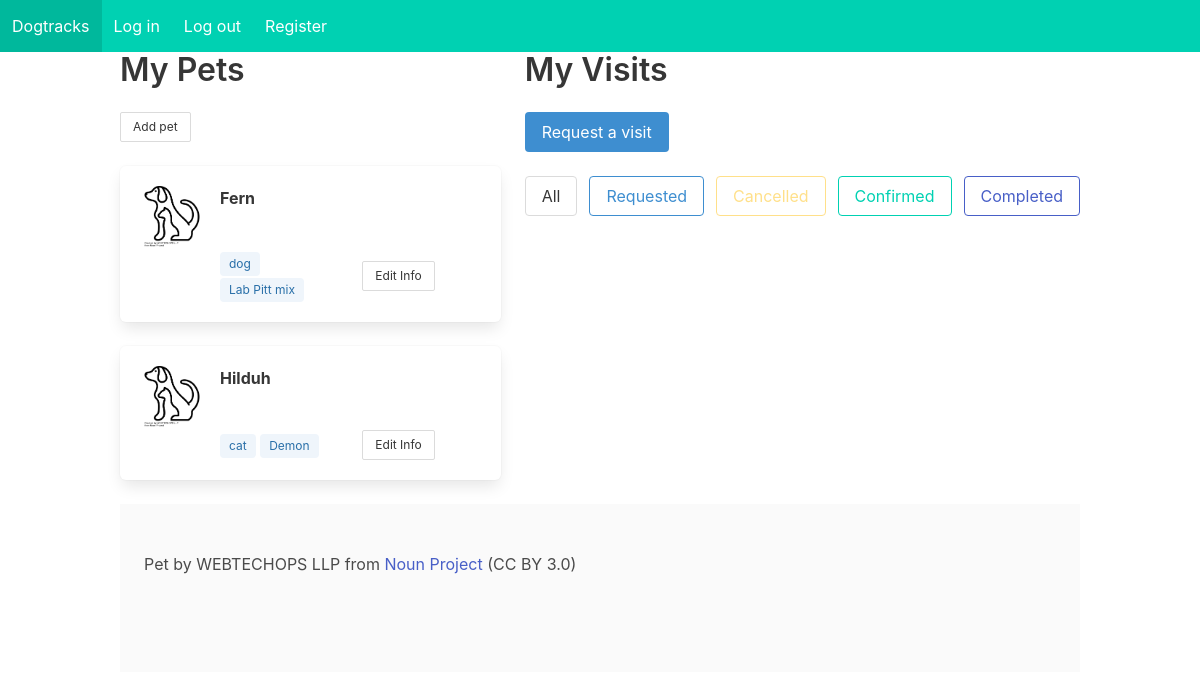
/dogtracks/ (signed in), run on an earlier commit of the app's database.
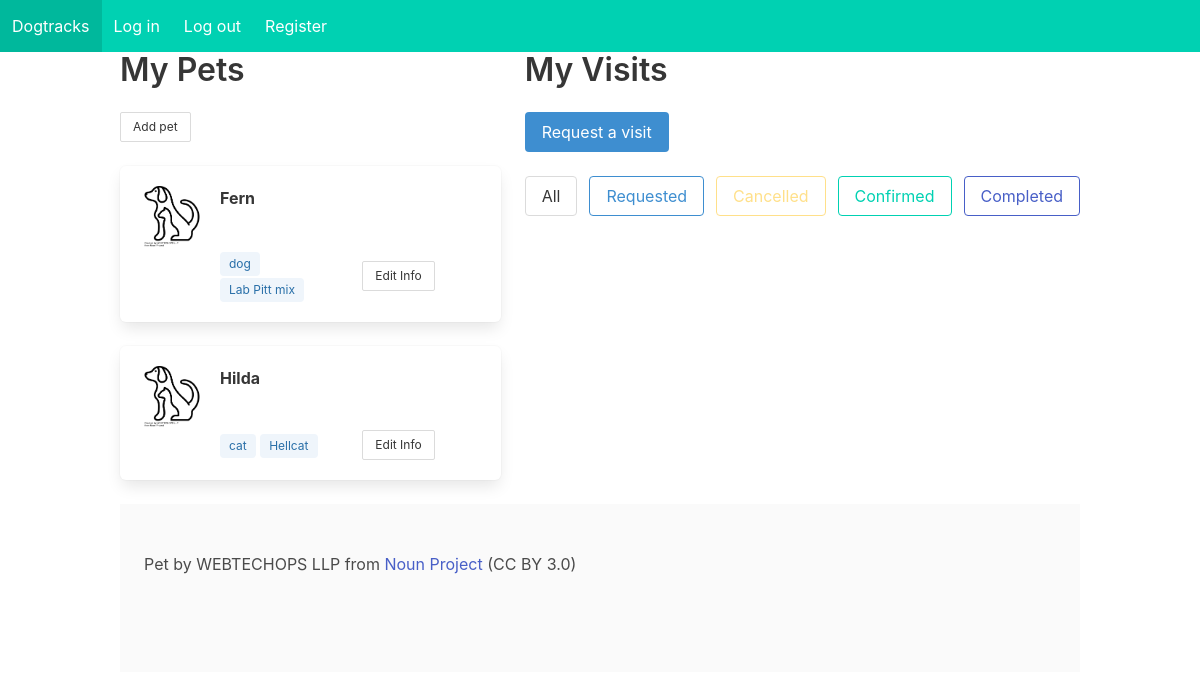
And on a later commit of the database.
### dogtracks/models.py (models this page shows, shortened)
class Animal(models.Model):
	CHOICES = (('dog', 'Dog'), ('cat', 'Cat'), ('horse', 'Horse'), ('other', 'Other'))
	owner = models.ForeignKey(User, related_name='animals', on_delete=models.SET_NULL, null=True)
	name = models.CharField(max_length=25, null=False, blank=False, verbose_name="Pet name")
	photo = models.ImageField(upload_to='images/', null=True, blank=True)
	breed = models.CharField(max_length=25, blank=True)
	species = models.CharField(choices=CHOICES, max_length=10, blank=True)
	birthday = models.DateField(auto_now=False, auto_now_add=False, null=True, blank=True)

### dogtracks/views.py (the view)
# urls.py: path('', views.index, name='index'),
def index(request):
	if request.user.is_authenticated:
		pets = Animal.objects.filter(owner=request.user)
		context = {"pets": pets}
		return render(request, 'dogtracks/dashboard.html', context)
	else:
		return render(request, 'dogtracks/login.html')

### dogtracks/templates/dogtracks/dashboard.html (shortened to what this page needs)
{% extends "dogtracks/template.html" %}
{% load static %}
{% block content %}
<div class="container">
	<div class="columns">
		<div class="column">
			<div class="container">
				<h1 class="title">My Pets</h1>
				<a class="button is-small" href="{% url 'add_pet' %}">Add pet</a>
			</div>
			<br />
			{% for pet in pets %}
			<div class="box">
				<article class="media">
					<div class="media-left">
						<figure class="image is-64x64">
							{% if pet.photo %}
								<img src="{{ pet.photo.url }}" />
							{% else %}
								<img src="{% static 'dogtracks/noun-pet.png' %}" />
							{% endif %}
						</figure>
					</div>
					<div class="media-content">
						<div class="content">
							<p><strong>{{ pet.name }}</strong></p>
							<br />
							<div class="columns is-vcentered">
								<div class="column">
									<span class="tag is-info is-light">{{ pet.species }}</span>
									<span class="tag is-info is-light">{{ pet.breed }}</span>
								</div>
								<div class="column">
									<a class=" button is-small" href="{% url 'update_pet' pet.id %}">
									Edit Info
									</a>
								</div>
							</div>
						</div>
					</div>
				</article>
			</div>
			{% endfor %}
		</div>
		<div class="column">
			<div class="block">
				<h1 class="title">My Visits</h1>
				<a class="button is-info" href="{% url 'add_visit' %}">Request a visit</a>
			</div>
			<div class="block">
				<div class="field is-grouped">
					<div class="control">
						<button class="button is-outlined filter" data-filtertype="all">
							All
						</button>
					</div>
					<div class="control">
						<button class="button is-info is-outlined filter" data-filtertype="request">
							Requested
						</button>
					</div>
					<div class="control">
						<button class="button is-warning is-outlined filter" data-filtertype="cancel">
							Cancelled
						</button>
					</div>
					<div class="control">
						<button class="button is-primary is-outlined filter" data-filtertype="confirm">
							Confirmed
						</button>
					</div>
					<div class="control">
						<button class="button is-link is-outlined filter" data-filtertype="complete">
							Completed
						</button>
					</div>
				</div>
			</div>
	</div>
</div>
<footer class="footer">
	<div class="content has-text">
		<p>
			Pet by WEBTECHOPS LLP from <a href="https://thenounproject.com/browse/icons/term/pet/" target="_blank" title="Pet Icons">Noun Project</a> (CC BY 3.0)
		</p>
	</div>
</footer>
{% endblock %}

What changed in the data, as far as the page shows it:
changed Animal "cat": name "Hilduh" → "Hilda"; breed "Demon" → "Hellcat"
